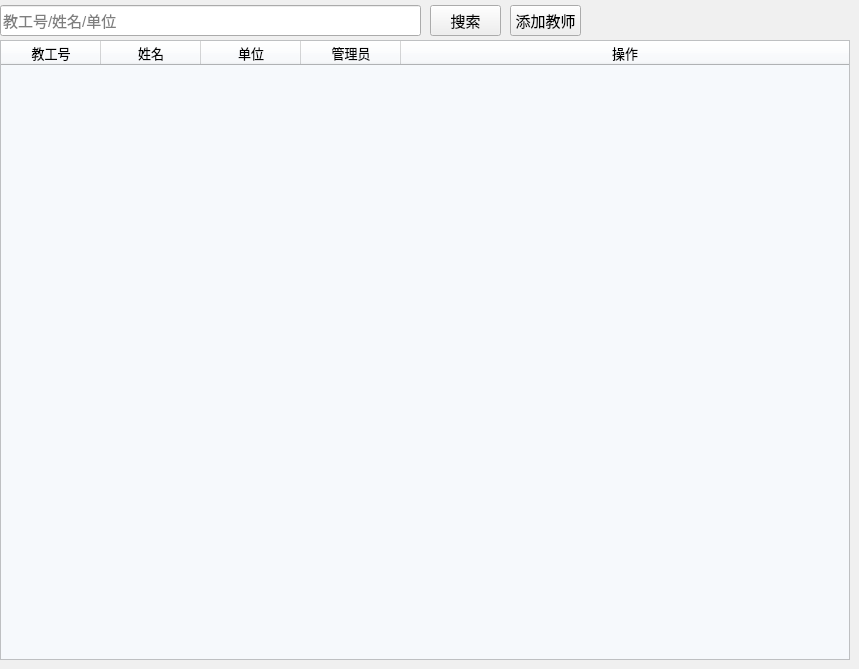
                                                <widget class="QWidget" name="tab_Super_Teacher">
                                                    <property name="palette">
                                                        <palette>
                                                            <active>
                                                                <colorrole role="Window">
                                                                    <brush brushstyle="SolidPattern">
                                                                        <color alpha="255">
                                                                            <red>240</red>
                                                                            <green>240</green>
                                                                            <blue>240</blue>
                                                                        </color>
                                                                    </brush>
                                                                </colorrole>
                                                            </active>
                                                            <inactive>
                                                                <colorrole role="Window">
                                                                    <brush brushstyle="SolidPattern">
                                                                        <color alpha="255">
                                                                            <red>240</red>
                                                                            <green>240</green>
                                                                            <blue>240</blue>
                                                                        </color>
                                                                    </brush>
                                                                </colorrole>
                                                            </inactive>
                                                            <disabled>
                                                                <colorrole role="Base">
                                                                    <brush brushstyle="SolidPattern">
                                                                        <color alpha="255">
                                                                            <red>240</red>
                                                                            <green>240</green>
                                                                            <blue>240</blue>
                                                                        </color>
                                                                    </brush>
                                                                </colorrole>
                                                                <colorrole role="Window">
                                                                    <brush brushstyle="SolidPattern">
                                                                        <color alpha="255">
                                                                            <red>240</red>
                                                                            <green>240</green>
                                                                            <blue>240</blue>
                                                                        </color>
                                                                    </brush>
                                                                </colorrole>
                                                            </disabled>
                                                        </palette>
                                                    </property>
                                                    <property name="autoFillBackground">
                                                        <bool>true</bool>
                                                    </property>
                                                    <attribute name="title">
                                                        <string>教师用户</string>
                                                    </attribute>
                                                    <widget class="QPushButton" name="pushButton_Super_Teacher_Search">
                                                        <property name="geometry">
                                                            <rect>
                                                                <x>430</x>
                                                                <y>5</y>
                                                                <width>71</width>
                                                                <height>31</height>
                                                            </rect>
                                                        </property>
                                                        <property name="font">
                                                            <font>
                                                                <pointsize>11</pointsize>
                                                            </font>
                                                        </property>
                                                        <property name="styleSheet">
                                                            <string notr="true"/>
                                                        </property>
                                                        <property name="text">
                                                            <string>搜索</string>
                                                        </property>
                                                        <property name="checkable">
                                                            <bool>false</bool>
                                                        </property>
                                                    </widget>
                                                    <widget class="QLineEdit" name="lineEdit_Super_Teacher_Search">
                                                        <property name="geometry">
                                                            <rect>
                                                                <x>0</x>
                                                                <y>5</y>
                                                                <width>421</width>
                                                                <height>31</height>
                                                            </rect>
                                                        </property>
                                                        <property name="font">
                                                            <font>
                                                                <pointsize>11</pointsize>
                                                            </font>
                                                        </property>
                                                        <property name="placeholderText">
                                                            <string>教工号/姓名/单位</string>
                                                        </property>
                                                        <property name="clearButtonEnabled">
                                                            <bool>true</bool>
                                                        </property>
                                                    </widget>
                                                    <widget class="QPushButton" name="pushButton_Super_Teacher_Add">
                                                        <property name="geometry">
                                                            <rect>
                                                                <x>510</x>
                                                                <y>5</y>
                                                                <width>71</width>
                                                                <height>31</height>
                                                            </rect>
                                                        </property>
                                                        <property name="font">
                                                            <font>
                                                                <pointsize>11</pointsize>
                                                            </font>
                                                        </property>
                                                        <property name="styleSheet">
                                                            <string notr="true"/>
                                                        </property>
                                                        <property name="text">
                                                            <string>添加教师</string>
                                                        </property>
                                                        <property name="checkable">
                                                            <bool>false</bool>
                                                        </property>
                                                    </widget>
                                                    <widget class="QTableWidget" name="tableWidget_Super_Teacher">
                                                        <property name="geometry">
                                                            <rect>
                                                                <x>0</x>
                                                                <y>40</y>
                                                                <width>850</width>
                                                                <height>620</height>
                                                            </rect>
                                                        </property>
                                                        <property name="minimumSize">
                                                            <size>
                                                                <width>850</width>
                                                                <height>620</height>
                                                            </size>
                                                        </property>
                                                        <property name="font">
                                                            <font>
                                                                <pointsize>10</pointsize>
                                                            </font>
                                                        </property>
                                                        <property name="styleSheet">
                                                            <string notr="true">background-color: rgb(246, 249, 252);
                                                            </string>
                                                        </property>
                                                        <property name="editTriggers">
                                                            <set>QAbstractItemView::DoubleClicked</set>
                                                        </property>
                                                        <property name="gridStyle">
                                                            <enum>Qt::SolidLine</enum>
                                                        </property>
                                                        <property name="sortingEnabled">
                                                            <bool>false</bool>
                                                        </property>
                                                        <property name="rowCount">
                                                            <number>0</number>
                                                        </property>
                                                        <attribute name="horizontalHeaderCascadingSectionResizes">
                                                            <bool>true</bool>
                                                        </attribute>
                                                        <attribute name="horizontalHeaderShowSortIndicator" stdset="0">
                                                            <bool>false</bool>
                                                        </attribute>
                                                        <attribute name="horizontalHeaderStretchLastSection">
                                                            <bool>true</bool>
                                                        </attribute>
                                                        <attribute name="verticalHeaderVisible">
                                                            <bool>false</bool>
                                                        </attribute>
                                                        <attribute name="verticalHeaderStretchLastSection">
                                                            <bool>false</bool>
                                                        </attribute>
                                                        <column>
                                                            <property name="text">
                                                                <string>教工号</string>
                                                            </property>
                                                            <property name="font">
                                                                <font>
                                                                    <pointsize>10</pointsize>
                                                                </font>
                                                            </property>
                                                        </column>
                                                        <column>
                                                            <property name="text">
                                                                <string>姓名</string>
                                                            </property>
                                                            <property name="font">
                                                                <font>
                                                                    <pointsize>10</pointsize>
                                                                </font>
                                                            </property>
                                                        </column>
                                                        <column>
                                                            <property name="text">
                                                                <string>单位</string>
                                                            </property>
                                                        </column>
                                                        <column>
                                                            <property name="text">
                                                                <string>管理员</string>
                                                            </property>
                                                        </column>
                                                        <column>
                                                            <property name="text">
                                                                <string>操作</string>
                                                            </property>
                                                        </column>
                                                    </widget>
                                                </widget>
